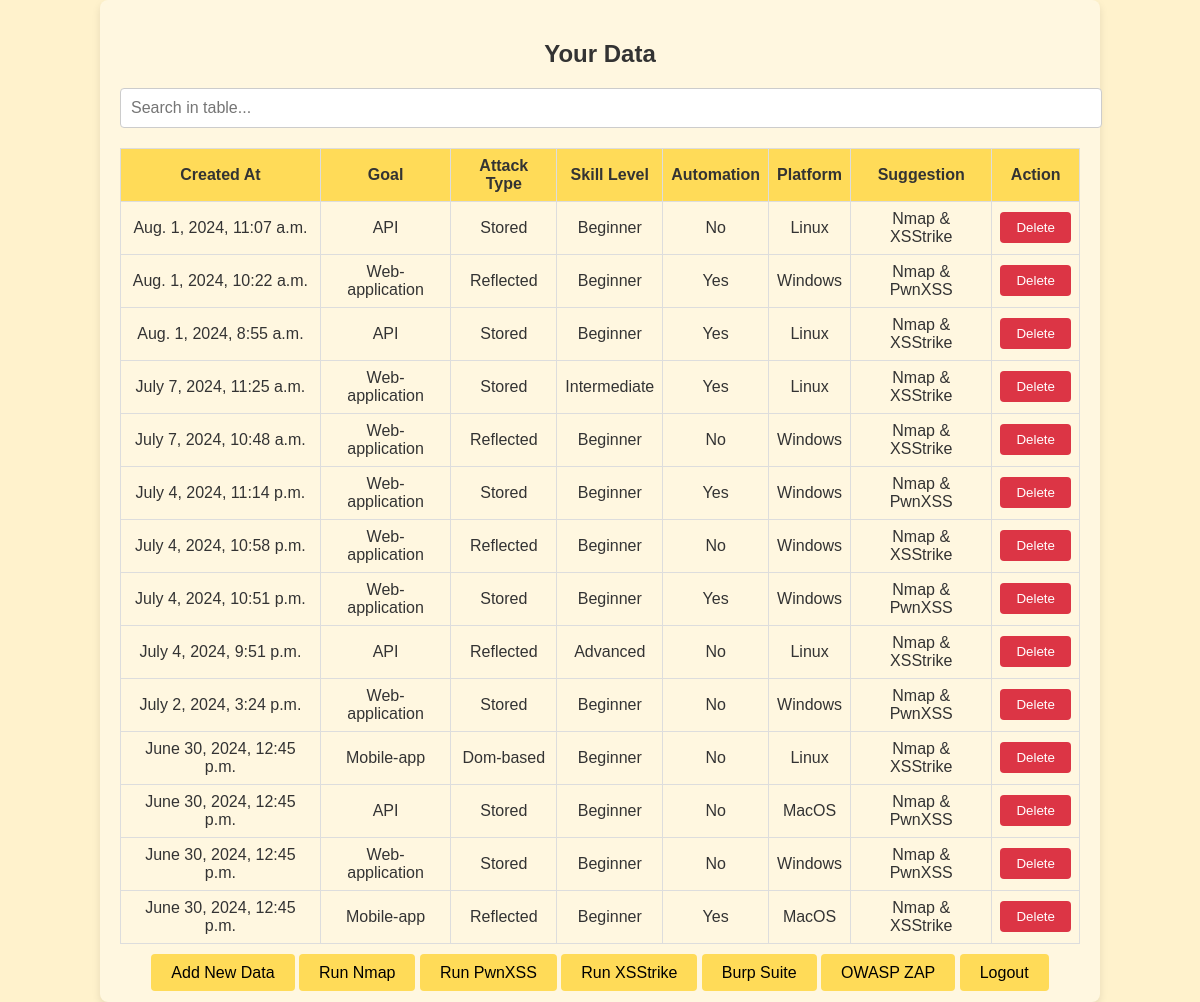
The page /view_data/ (signed in) on the database as committed earlier.
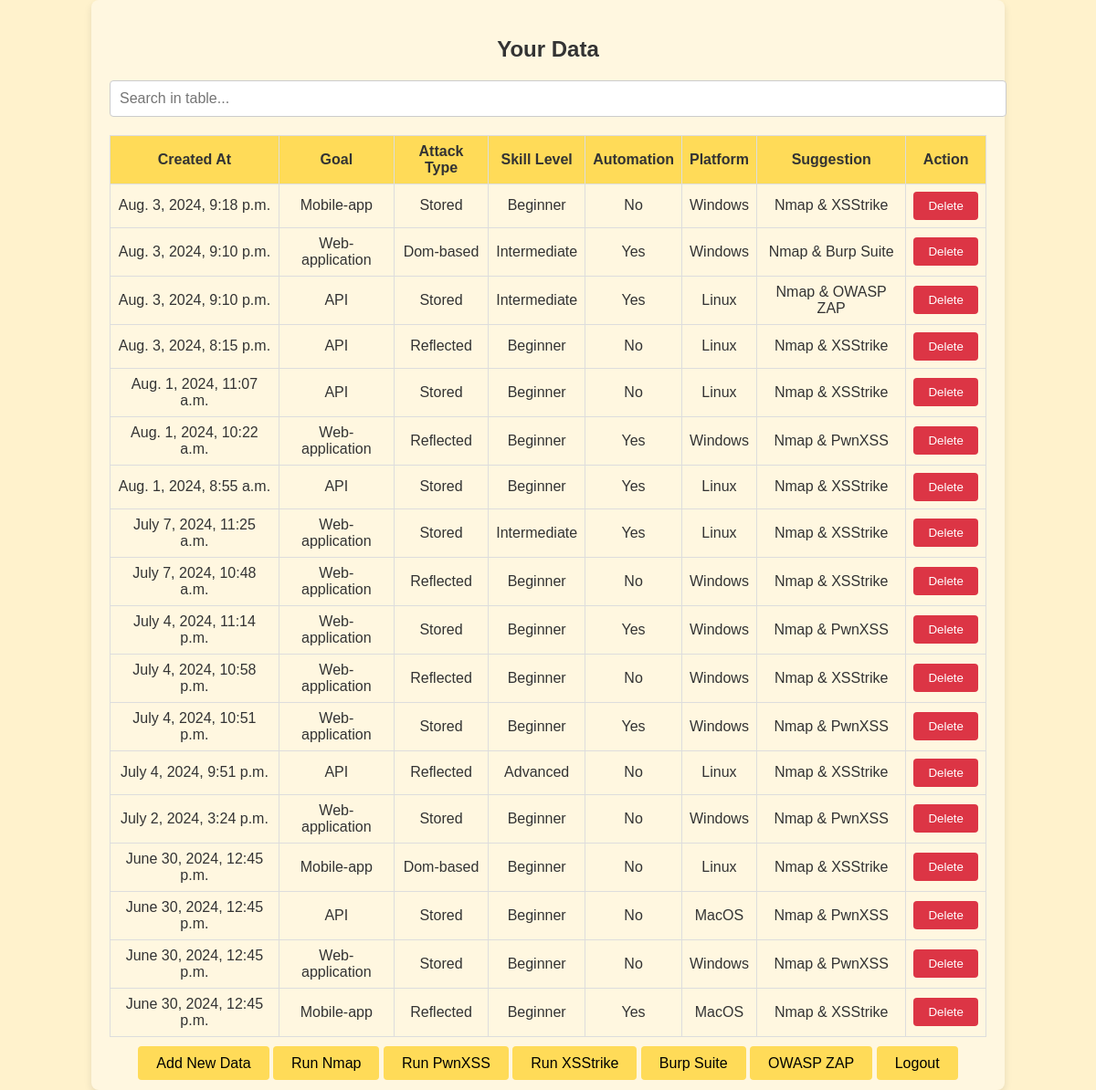
The same page on the database as committed later.
### suggestxss/models.py (models this page shows, shortened)
class UserData(models.Model):
    user = models.ForeignKey(User, on_delete=models.CASCADE)
    goal = models.IntegerField(choices=[(0, 'Web-application'), (1, 'API'), (2, 'Mobile-app')])
    attackT = models.IntegerField(choices=[(0, 'Reflected'), (1, 'Stored'), (2, 'Dom-based')])
    skill = models.IntegerField(choices=[(0, 'Beginner'), (1, 'Intermediate'), (2, 'Advanced')])
    automation = models.IntegerField(choices=[(0, 'No'), (1, 'Yes')])
    platform = models.IntegerField(choices=[(0, 'Windows'), (1, 'Linux'), (2, 'MacOS')])
    suggest = models.IntegerField(choices=[(0, 'Nmap & PwnXSS'), (1, 'Nmap & XSStrike'), (2, 'Nmap & Burp Suite'), (3, 'Nmap & OWASP ZAP')])
    created_at = models.DateTimeField(default=timezone.now)

### suggestxss/views.py (the view)
# urls.py: path('view_data/', views.view_data, name='view_data'),
@login_required
def view_data(request):
    print("Executing view_data function")
    data = UserData.objects.filter(user=request.user).order_by('-created_at')
    print("Finished executing view_data function")
    return render(request, 'suggestxss/view_data.html', {'data': data})

### suggestxss/templates/suggestxss/view_data.html (shortened to what this page needs)
<!DOCTYPE html>
<html lang="en">
<head>
    <link rel="stylesheet" href="https://cdn.jsdelivr.net/npm/sweetalert2@11/dist/sweetalert2.min.css">
</head>
<body>
    <div class="container">
        <h2>Your Data</h2>
        <div class="filter-container">
            <input type="text" id="filter-input" class="filter-input" onkeyup="filterTable()" placeholder="Search in table...">
        </div>
        <table>
            <thead>
                <tr>
                    <th>Created At</th>
                    <th>Goal</th>
                    <th>Attack Type</th>
                    <th>Skill Level</th>
                    <th>Automation</th>
                    <th>Platform</th>
                    <th>Suggestion</th>
                    <th>Action</th>
                </tr>
            </thead>
            <tbody>
                {% for entry in data %}
                <tr>
                    <td>{{ entry.created_at }}</td>
                    <td>{{ entry.get_goal_display }}</td>
                    <td>{{ entry.get_attackT_display }}</td>
                    <td>{{ entry.get_skill_display }}</td>
                    <td>{{ entry.get_automation_display }}</td>
                    <td>{{ entry.get_platform_display }}</td>
                    <td>
                        {% if entry.suggest == 0 %}
                            Nmap & PwnXSS
                        {% elif entry.suggest == 1 %}
                            Nmap & XSStrike
                        {% elif entry.suggest == 2 %}
                            Nmap & Burp Suite
                        {% elif entry.suggest == 3 %}
                            Nmap & OWASP ZAP
                        {% else %}
                            Unknown
                        {% endif %}
                    </td>
                    <td>
                        <form id="delete-form-{{ entry.id }}" method="post" action="{% url 'delete_data' entry.id %}">
                            <button type="button" class="delete-button" onclick="confirmDelete('delete-form-{{ entry.id }}')">Delete</button>
                        </form>
                    </td>
                </tr>
                {% endfor %}
            </tbody>
        </table>
        <div class="button-container">
            <a href="{% url 'new_data' %}">Add New Data</a>
            <a href="{% url 'nmap_tool' %}">Run Nmap</a>
            <a href="{% url 'run_pwnxss' %}">Run PwnXSS</a>
            <a href="{% url 'run_xsstrike' %}">Run XSStrike</a>
            <a href="{% url 'burpsuite' %}">Burp Suite</a>
            <a href="{% url 'owasp_zap' %}">OWASP ZAP</a>
            <a href="{% url 'logout' %}">Logout</a>
        </div>
    </div>
</body>
</html>

### suggestxss/templates/suggestxss/view_data.html (style rules this page uses)
body { font-family: 'Arial', sans-serif; background-color: #FFF2CC; color: #333; margin: 0; padding: 0; display: flex; justify-content: center; align-items: center; min-height: 100vh; }
.container { background-color: #FFF7E0; padding: 20px; border-radius: 8px; box-shadow: 0 4px 8px rgba(0, 0, 0, 0.1); text-align: center; width: 80%; max-width: 1200px; }
h2 { margin-bottom: 20px; font-size: 24px; }
.filter-container { margin-bottom: 20px; text-align: left; }
.filter-input { width: 100%; padding: 10px; border: 1px solid #ccc; border-radius: 4px; font-size: 16px; }
table { width: 100%; border-collapse: collapse; margin-bottom: 20px; }
table, th, td { border: 1px solid #ddd; }
th, td { padding: 8px; text-align: center; }
th { background-color: #FFDB58; }
.button-container { margin-top: 20px; }
a { text-decoration: none; padding: 10px 20px; color: #000; background-color: #ffdb58; border-radius: 4px; transition: background-color 0.3s, transform 0.3s; }
.delete-button { padding: 8px 16px; background-color: #dc3545; color: white; border: none; border-radius: 4px; cursor: pointer; transition: background-color 0.3s; }

Rows that differ between the two databases and show on the page:
added UserData: created_at "Aug. 3, 2024, 9:18 p.m.", goal "Mobile-app", attackT "Stored", skill "Beginner", automation "No", platform "Windows", suggest "Nmap & XSStrike"
added UserData: created_at "Aug. 3, 2024, 9:10 p.m.", goal "Web-application", attackT "Dom-based", skill "Intermediate", automation "Yes", platform "Windows", suggest "Nmap & Burp Suite"
added UserData: created_at "Aug. 3, 2024, 9:10 p.m.", goal "API", attackT "Stored", skill "Intermediate", automation "Yes", platform "Linux", suggest "Nmap & OWASP ZAP"
added UserData: created_at "Aug. 3, 2024, 8:15 p.m.", goal "API", attackT "Reflected", skill "Beginner", automation "No", platform "Linux", suggest "Nmap & XSStrike"
